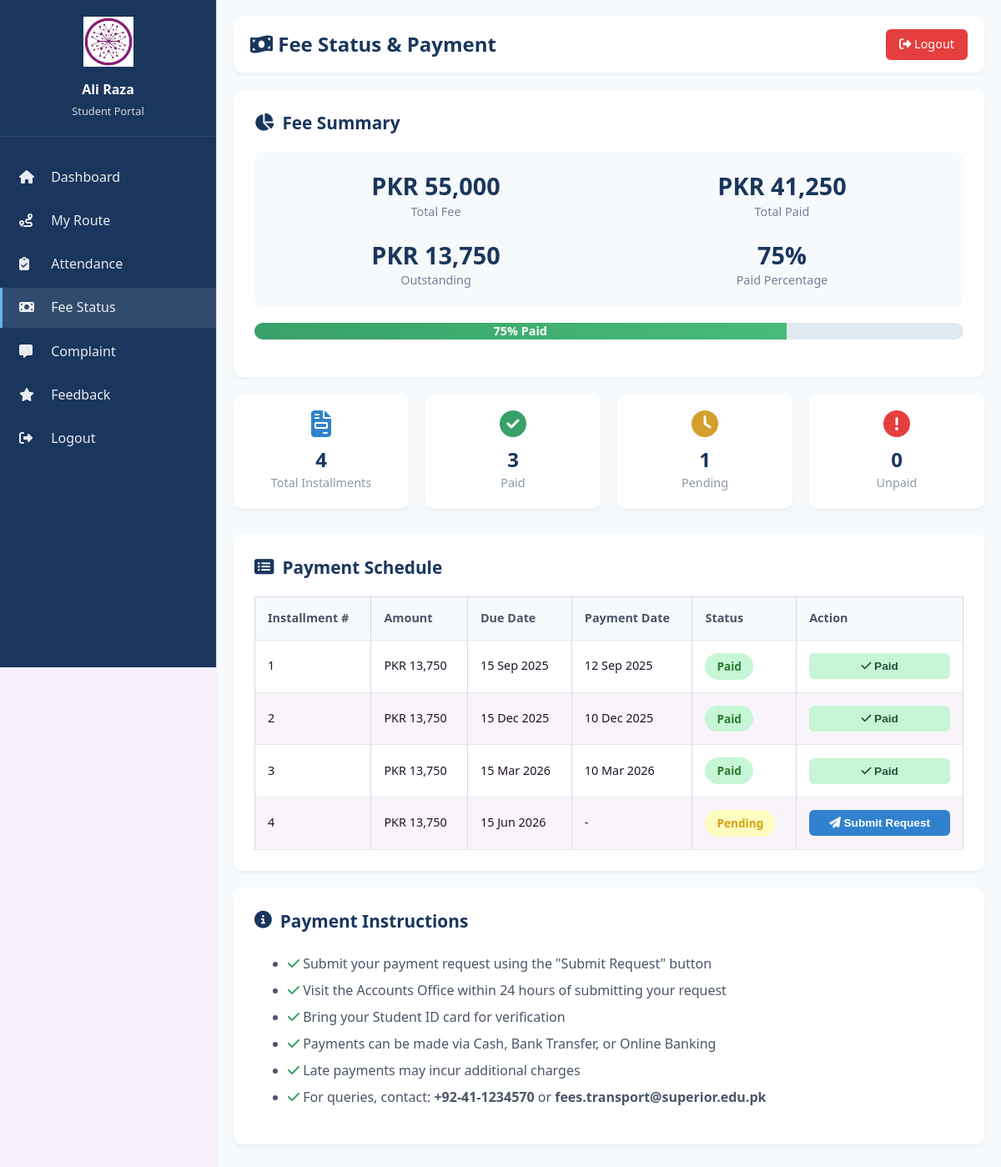
Page /backend/student/fees.php (signed in) on the committed database.
### tables this page shows
CREATE TABLE payments (
    payment_id INT AUTO_INCREMENT PRIMARY KEY,
    student_id INT NOT NULL,
    amount DECIMAL(10, 2) NOT NULL,
    payment_date DATE,
    due_date DATE,
    installment_number INT DEFAULT 1,
    status ENUM('Paid', 'Unpaid', 'Pending') DEFAULT 'Pending',
    processed_by INT,
    created_at TIMESTAMP DEFAULT CURRENT_TIMESTAMP,
    updated_at TIMESTAMP DEFAULT CURRENT_TIMESTAMP ON UPDATE CURRENT_TIMESTAMP,
    FOREIGN KEY (student_id) REFERENCES students(student_id) ON DELETE CASCADE,
    FOREIGN KEY (processed_by) REFERENCES users(id) ON DELETE SET NULL
);

### backend/student/fees.php (the view, shortened to what this page needs)
<?php
require_once '../connection.php';
$student_id = $_SESSION['student_id'];
$sql = "SELECT * FROM payments WHERE student_id = ? ORDER BY installment_number";
$stmt = $conn->prepare($sql);
$stmt->bind_param("i", $student_id);
$stmt->execute();
$payments = $stmt->get_result();
$summary_sql = "SELECT
    COUNT(*) as total_installments,
    SUM(CASE WHEN status = 'Paid' THEN 1 ELSE 0 END) as paid_count,
    SUM(CASE WHEN status = 'Unpaid' THEN 1 ELSE 0 END) as unpaid_count,
    SUM(CASE WHEN status = 'Pending' THEN 1 ELSE 0 END) as pending_count,
    SUM(CASE WHEN status = 'Paid' THEN amount ELSE 0 END) as total_paid,
    SUM(amount) as total_amount
FROM payments WHERE student_id = ?";
$summary_stmt = $conn->prepare($summary_sql);
$summary_stmt->bind_param("i", $student_id);
$summary_stmt->execute();
$summary = $summary_stmt->get_result()->fetch_assoc();
?>
<!DOCTYPE html>
<html lang="en">
<head>
    <link rel="stylesheet" href="../../style.css">
    <link rel="stylesheet" href="https://cdnjs.cloudflare.com/ajax/libs/font-awesome/6.4.0/css/all.min.css">
</head>
<body>
    <div class="dashboard-container">
        <aside class="sidebar">
            <div class="sidebar-header">
                <img src="../../download.jfif" alt="Logo">
                <h3><?php echo htmlspecialchars($_SESSION['student_name']); ?></h3>
                <p>Student Portal</p>
            </div>
            <ul class="nav-menu">
                <li><a href="dashboard.php"><i class="fas fa-home"></i> Dashboard</a></li>
                <li><a href="route.php"><i class="fas fa-route"></i> My Route</a></li>
                <li><a href="attendance.php"><i class="fas fa-clipboard-check"></i> Attendance</a></li>
                <li><a href="fees.php" class="active"><i class="fas fa-money-bill"></i> Fee Status</a></li>
                <li><a href="complaint.php"><i class="fas fa-comment-alt"></i> Complaint</a></li>
                <li><a href="feedback.php"><i class="fas fa-star"></i> Feedback</a></li>
                <li><a href="../logout.php"><i class="fas fa-sign-out-alt"></i> Logout</a></li>
            </ul>
        </aside>
        <main class="main-content">
            <div class="top-bar">
                <h1><i class="fas fa-money-bill-wave"></i> Fee Status & Payment</h1>
                <a href="../logout.php" class="btn-logout"><i class="fas fa-sign-out-alt"></i> Logout</a>
            </div>
            <div class="content-card">
                <h2><i class="fas fa-chart-pie"></i> Fee Summary</h2>
                <div class="summary-box">
                    <div class="summary-item">
                        <div class="summary-value">PKR <?php echo number_format($summary['total_amount'], 0); ?></div>
                        <div class="summary-label">Total Fee</div>
                    </div>
                    <div class="summary-item">
                        <div class="summary-value">PKR <?php echo number_format($summary['total_paid'], 0); ?></div>
                        <div class="summary-label">Total Paid</div>
                    </div>
                    <div class="summary-item">
                        <div class="summary-value">PKR <?php echo number_format($summary['total_amount'] - $summary['total_paid'], 0); ?></div>
                        <div class="summary-label">Outstanding</div>
                    </div>
                    <div class="summary-item">
                        <div class="summary-value"><?php echo round(($summary['total_paid'] / max($summary['total_amount'], 1)) * 100, 1); ?>%</div>
                        <div class="summary-label">Paid Percentage</div>
                    </div>
                </div>
                <div class="progress-bar">
                    <div class="progress-fill" style="width: <?php echo ($summary['total_paid'] / max($summary['total_amount'], 1)) * 100; ?>%">
                        <?php echo round(($summary['total_paid'] / max($summary['total_amount'], 1)) * 100, 1); ?>% Paid
                    </div>
                </div>
            </div>
            <div class="stats-grid">
                <div class="stat-box blue">
                    <i class="fas fa-file-invoice"></i>
                    <div class="stat-number"><?php echo $summary['total_installments']; ?></div>
                    <div class="stat-label">Total Installments</div>
                </div>
                <div class="stat-box green">
                    <i class="fas fa-check-circle"></i>
                    <div class="stat-number"><?php echo $summary['paid_count']; ?></div>
                    <div class="stat-label">Paid</div>
                </div>
                <div class="stat-box yellow">
                    <i class="fas fa-clock"></i>
                    <div class="stat-number"><?php echo $summary['pending_count']; ?></div>
                    <div class="stat-label">Pending</div>
                </div>
                <div class="stat-box red">
                    <i class="fas fa-exclamation-circle"></i>
                    <div class="stat-number"><?php echo $summary['unpaid_count']; ?></div>
                    <div class="stat-label">Unpaid</div>
                </div>
            </div>
            <div class="content-card">
                <h2><i class="fas fa-list-alt"></i> Payment Schedule</h2>
                <table class="data-table">
                    <thead>
                        <tr>
                            <th>Installment #</th>
                            <th>Amount</th>
                            <th>Due Date</th>
                            <th>Payment Date</th>
                            <th>Status</th>
                            <th>Action</th>
                        </tr>
                    </thead>
                    <tbody>
                        <?php while ($payment = $payments->fetch_assoc()): ?>
                            <tr>
                                <td><?php echo $payment['installment_number']; ?></td>
                                <td>PKR <?php echo number_format($payment['amount'], 0); ?></td>
                                <td><?php echo date('d M Y', strtotime($payment['due_date'])); ?></td>
                                <td>
                                    <?php echo $payment['payment_date'] ? date('d M Y', strtotime($payment['payment_date'])) : '-'; ?>
                                </td>
                                <td>
                                    <span class="status-badge status-<?php echo strtolower($payment['status']); ?>">
                                        <?php echo $payment['status']; ?>
                                    </span>
                                </td>
                                <td>
                                    <?php if ($payment['status'] === 'Unpaid' || $payment['status'] === 'Pending'): ?>
                                        <form method="POST" action="" style="display: inline;">
                                            <button type="submit" name="submit_request" class="btn-action btn-pay">
                                                <i class="fas fa-paper-plane"></i> Submit Request
                                            </button>
                                        </form>
                                    <?php else: ?>
                                        <button class="btn-action btn-paid" disabled>
                                            <i class="fas fa-check"></i> Paid
                                        </button>
                                    <?php endif; ?>
                                </td>
                            </tr>
                        <?php endwhile; ?>
                    </tbody>
                </table>
            </div>
            <div class="content-card">
                <h2><i class="fas fa-info-circle"></i> Payment Instructions</h2>
                <ul style="line-height: 2; color: #4a5568;">
                    <li><i class="fas fa-check" style="color: #38a169;"></i> Submit your payment request using the "Submit Request" button</li>
                    <li><i class="fas fa-check" style="color: #38a169;"></i> Visit the Accounts Office within 24 hours of submitting your request</li>
                    <li><i class="fas fa-check" style="color: #38a169;"></i> Bring your Student ID card for verification</li>
                    <li><i class="fas fa-check" style="color: #38a169;"></i> Payments can be made via Cash, Bank Transfer, or Online Banking</li>
                    <li><i class="fas fa-check" style="color: #38a169;"></i> Late payments may incur additional charges</li>
                    <li><i class="fas fa-check" style="color: #38a169;"></i> For queries, contact: <strong>+92-41-1234570</strong> or <strong>fees.transport@superior.edu.pk</strong></li>
                </ul>
            </div>
        </main>
    </div>
</body>
</html>

### style.css (style rules this page uses)
:root { --purple-900: #3e0d48; --purple-800: #5a1768; --purple-700: #6f1f7d; --purple-500: #8b2d99; --purple-300: #b568bf; --bg: #f4eff8; --text: #1f1326; --danger: #a10e5a; --ok: #6f1f7d; --card: #ffffff; --border: #e1d2e8; --success: #2d7a2d; --warning: #d4a017; --info: #2c5aa0; }
* { box-sizing: border-box; }
body { margin: 0; font-family: "Segoe UI", Tahoma, Geneva, Verdana, sans-serif; color: var(--text); background: var(--bg); line-height: 1.45; -webkit-font-smoothing: antialiased; -moz-osx-font-smoothing: grayscale; }
.feature-grid, .role-grid, .stats-grid { display: grid; grid-template-columns: repeat(4, minmax(0, 1fr)); gap: 0.9rem; }
input, select, button, textarea { width: 100%; border-radius: 10px; border: 1px solid var(--border); padding: 0.7rem 0.8rem; font-size: 0.95rem; }
button { cursor: pointer; border: none; font-weight: 700; transition: all 0.2s ease; }
.sidebar { background: #fff; border-right: 1px solid var(--border); padding: 1rem 0.8rem; }
table { width: 100%; border-collapse: collapse; overflow: hidden; }
th, td { text-align: left; padding: 0.62rem 0.55rem; border: 1px solid var(--border); font-size: 0.9rem; }
th { background: rgba(139, 45, 153, 0.1); }
tbody tr:nth-child(even) { background: rgba(139, 45, 153, 0.05); }
.stat-label { font-size: 0.875rem; color: var(--text); opacity: 0.8; }
.status-pending { color: var(--text-secondary); font-weight: 600; }
.status-paid { color: var(--success); font-weight: 600; }
.status-pending { color: var(--warning); font-weight: 600; }
.summary-label { font-size: 0.9rem; color: rgba(31, 19, 38, 0.7); font-weight: 500; }
.status-badge { padding: 0.5rem 1rem; border-radius: 20px; font-size: 0.85rem; font-weight: 600; display: inline-block; }
.stat-label { font-weight: 500; color: rgba(31, 19, 38, 0.7); }
.status-paid { color: var(--success) !important; font-weight: 600; }
.status-pending { color: var(--warning) !important; font-weight: 600; }

### rows in the picture
payments: installment_number "1", amount "13,750", due_date "15 Sep 2025", payment_date "12 Sep 2025", status "Paid"
payments: installment_number "2", amount "13,750", due_date "15 Dec 2025", payment_date "10 Dec 2025", status "Paid"
payments: installment_number "3", amount "13,750", due_date "15 Mar 2026", payment_date "10 Mar 2026", status "Paid"
payments: installment_number "4", amount "13,750", due_date "15 Jun 2026", status "Pending"

### other values in the picture
$_SESSION['student_name'] "Ali Raza"
$summary['total_amount'] "55,000"
$summary['total_paid'] "41,250"
$summary['total_amount'] - $summary['total_paid'] "13,750"
$summary['total_installments'] "4"
$summary['paid_count'] "3"
$summary['pending_count'] "1"
$summary['unpaid_count'] "0"
